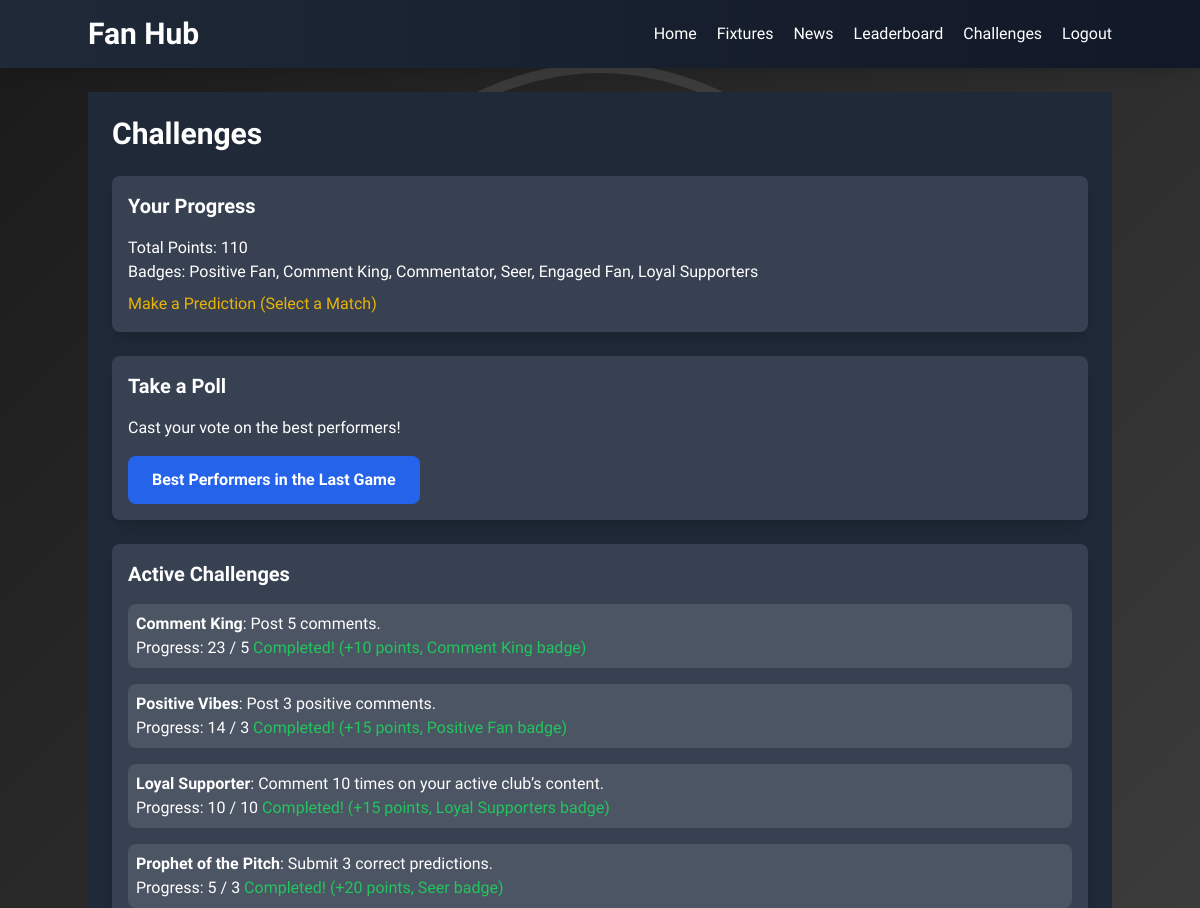
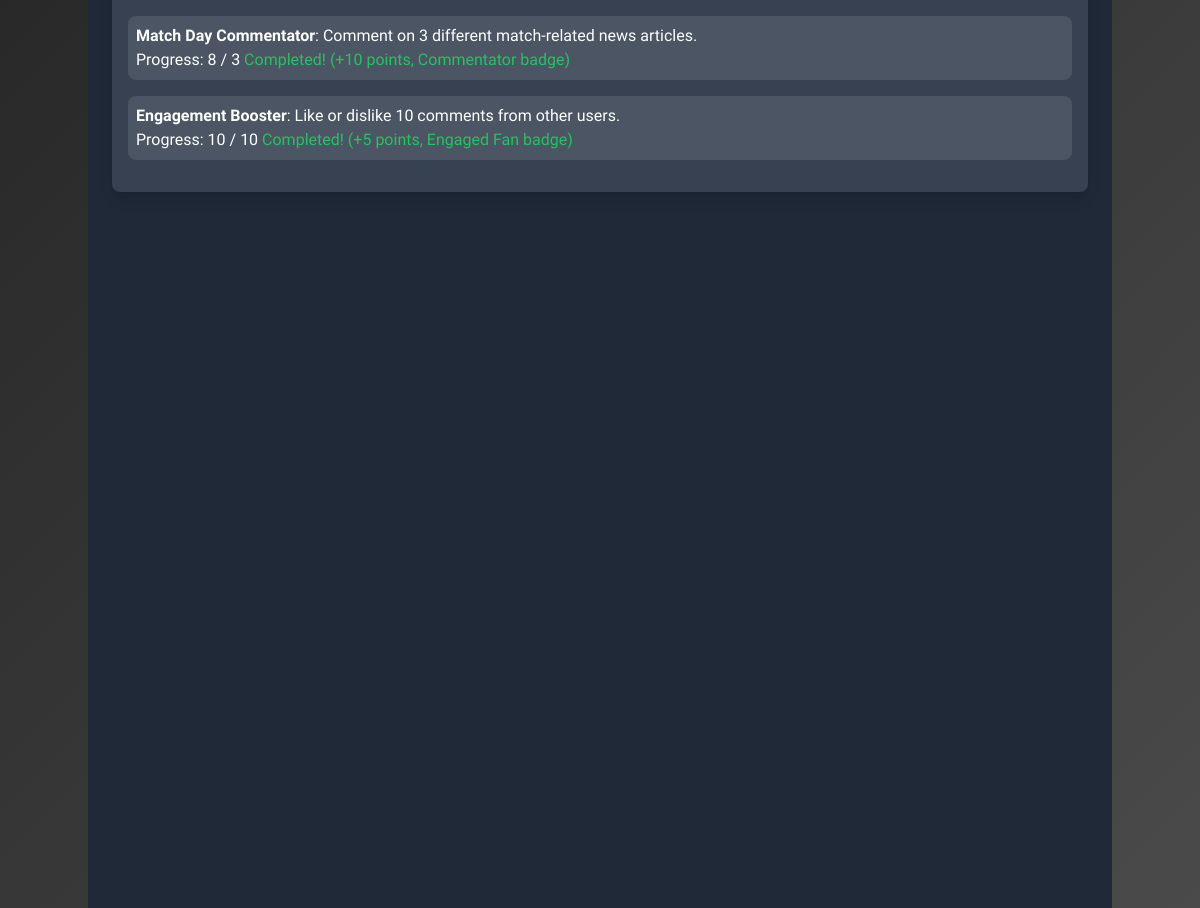
The page /engagement/challenges/ (signed in) on the database its author committed (2 pictures, top to bottom).
### engagement/models.py (models this page shows)
class ClubStats(models.Model):
    user_profile = models.ForeignKey(UserProfile, on_delete=models.CASCADE, related_name='club_stats')
    club = models.ForeignKey(Club, on_delete=models.CASCADE)
    points = models.IntegerField(default=0)
    badges = models.TextField(default='None')
    class Meta:
        unique_together = ('user_profile', 'club')

### engagement/views.py (the view)
# urls.py: path('challenges/', views.challenges, name='challenges'),
@login_required
def challenges(request):
    user_profile = get_or_create_user_profile(request)
    club_stats = user_profile.club_stats.filter(club=user_profile.active_club).first() if user_profile else None
    total_comments = user_profile.comment_set.count() if user_profile else 0
    club_comments = user_profile.comment_set.filter(club=user_profile.active_club).count() if user_profile and user_profile.active_club else 0
    positive_comments = user_profile.comment_set.filter(sentiment='Positive').count() if user_profile else 0
    news_comments = user_profile.newscomment_set.count() if user_profile else 0
    likes_dislikes = (user_profile.newscomment_set.aggregate(total_likes=Sum('likes'), total_dislikes=Sum('dislikes'))['total_likes'] or 0) + \
                     (user_profile.newscomment_set.aggregate(total_likes=Sum('likes'), total_dislikes=Sum('dislikes'))['total_dislikes'] or 0) if user_profile else 0
    predictions = user_profile.prediction_set.filter(created_at__gte=datetime.now() - timedelta(days=30)).count() if user_profile else 0
    correct_predictions = user_profile.prediction_set.filter(is_correct=True).count() if user_profile else 0
    logger.debug(f"User: {user_profile.user.username}, Predictions: {predictions}, Correct Predictions: {correct_predictions}, Likes/Dislikes: {likes_dislikes}")
    challenges = [
        {
            'name': 'Comment King',
            'description': 'Post 5 comments.',
            'target': 5,
            'progress': total_comments,
            'points': 10,
            'badge': 'Comment King',
            'completed': total_comments >= 5
        },
        {
            'name': 'Positive Vibes',
            'description': 'Post 3 positive comments.',
            'target': 3,
            'progress': positive_comments,
            'points': 15,
            'badge': 'Positive Fan',
            'completed': positive_comments >= 3
        },
        {
            'name': 'Loyal Supporter',
            'description': 'Comment 10 times on your active club’s content.',
            'target': 10,
            'progress': club_comments,
            'points': 15,
            'badge': 'Loyal Supporters',
            'completed': club_comments >= 10
        },
        {
            'name': 'Prophet of the Pitch',
            'description': 'Submit 3 correct predictions.',
            'target': 3,
            'progress': correct_predictions,
            'points': 20,
            'badge': 'Seer',
            'completed': correct_predictions >= 3
        },
        {
            'name': 'Match Day Commentator',
            'description': 'Comment on 3 different match-related news articles.',
            'target': 3,
            'progress': news_comments,
            'points': 10,
            'badge': 'Commentator',
            'completed': news_comments >= 3
        },
        {
            'name': 'Engagement Booster',
            'description': 'Like or dislike 10 comments from other users.',
            'target': 10,
            'progress': likes_dislikes,
            'points': 5,
            'badge': 'Engaged Fan',
            'completed': likes_dislikes >= 10
        }
    ]
    if club_stats:
        for challenge in challenges:
            if challenge['completed'] and challenge['badge'] not in club_stats.badges.split(', ') and club_stats.badges != 'None':
                club_stats.points += challenge['points']
                badges = club_stats.badges.split(', ') if club_stats.badges != 'None' else []
                badges.append(challenge['badge'])
                club_stats.badges = ', '.join(badges) if badges else 'None'
                club_stats.save()
        points_awarded = user_profile.check_challenge_completion()
        if points_awarded > 0:
            logger.debug(f"Awarded {points_awarded} points to {user_profile.user.username}")
    return render(request, 'engagement/challenges.html', {
        'user_profile': user_profile,
        'challenges': challenges,
        'club_stats': club_stats
    })

### engagement/context_processors.py (called while the page is built)
def live_match_context(request):
    live_fixtures = Fixture.objects.filter(is_live=True)
    return {'live_fixtures': live_fixtures}

### engagement/views.py (called while the page is built)
def get_or_create_user_profile(request):
    if request.user.is_authenticated:
        user_profile, created = UserProfile.objects.get_or_create(user=request.user)
        if not user_profile.supported_clubs.exists():
            user_profile.supported_clubs.set(Club.objects.all()[:2])
            user_profile.active_club = user_profile.supported_clubs.first()
            user_profile.save()
        elif not user_profile.active_club:
            user_profile.active_club = user_profile.supported_clubs.first()
            user_profile.save()
        return user_profile
    return None

### templates/engagement/challenges.html (shortened to what this page needs)
{% extends 'engagement/base.html' %}
{% block content %}
    <div class="p-6 bg-gray-800 min-h-screen">
        <h2 class="text-3xl font-bold text-white mb-6">Challenges</h2>
        {% if user_profile %}
            <div class="bg-gray-700 p-4 rounded-lg shadow-lg mb-6">
                <h3 class="text-xl font-bold text-white mb-4">Your Progress</h3>
                <p class="text-white">Total Points: {{ club_stats.points }}</p>
                <p class="text-white">Badges: {{ club_stats.badges|default:'None' }}</p>
                <a href="{% url 'engagement:fixtures' %}" class="text-yellow-500 hover:text-yellow-600 mt-2 inline-block">Make a Prediction (Select a Match)</a>
            </div>
            <div class="bg-gray-700 p-4 rounded-lg shadow-lg mb-6">
                <h3 class="text-xl font-bold text-white mb-4">Take a Poll</h3>
                <p class="text-white">Cast your vote on the best performers!</p>
                <a href="{% url 'engagement:polls' %}" class="mt-4 inline-block px-6 py-3 bg-blue-600 hover:bg-blue-700 text-white font-semibold rounded-lg transition duration-300 ease-in-out transform hover:-translate-y-1">
                    Best Performers in the Last Game
                </a>
            </div>
            <div class="bg-gray-700 p-4 rounded-lg shadow-lg">
                <h3 class="text-xl font-bold text-white mb-4">Active Challenges</h3>
                {% for challenge in challenges %}
                    <div class="mb-4 p-2 bg-gray-600 rounded-lg">
                        <p class="text-white">
                            <strong>{{ challenge.name }}</strong>: {{ challenge.description }}
                            <br>
                            Progress: {{ challenge.progress }} / {{ challenge.target }}
                            {% if challenge.completed %}
                                <span class="text-green-500">Completed! (+{{ challenge.points }} points, {{ challenge.badge }} badge)</span>
                            {% else %}
                                <span class="text-yellow-500">In Progress</span>
                            {% endif %}
                        </p>
                    </div>
                {% empty %}
                    <p class="text-center text-white">No challenges available yet.</p>
                {% endfor %}
            </div>
        {% else %}
            <p class="text-center text-white">Please log in to view challenges.</p>
        {% endif %}
    </div>
{% endblock %}

### templates/engagement/base.html (style rules this page uses)
body { font-family: 'Oswald', sans-serif; background: linear-gradient(135deg, #1a1a1a 0%, #4a4a4a 100%); background-size: cover; background-attachment: fixed; }

### rows shown on the page
ClubStats: points "110", badges "Positive Fan, Comment King, Commentator, Seer, Engaged Fan, Loyal Supporters"

### other values the page prints
{{ challenge.name }} "Comment King" "Positive Vibes" "Loyal Supporter" "Prophet of the Pitch" "Match Day Commentator" "Engagement Booster"
{{ challenge.description }} "Post 5 comments." "Post 3 positive comments." "Comment 10 times on your active club’s content." "Submit 3 correct predictions." "Comment on 3 different match-related news articles." "Like or dislike 10 comments from other users."
{{ challenge.progress }} "23" "14" "10" "5" "8" "10"
{{ challenge.target }} "5" "3" "10" "3" "3" "10"
{{ challenge.points }} "10" "15" "15" "20" "10" "5"
{{ challenge.badge }} "Comment King" "Positive Fan" "Loyal Supporters" "Seer" "Commentator" "Engaged Fan"
